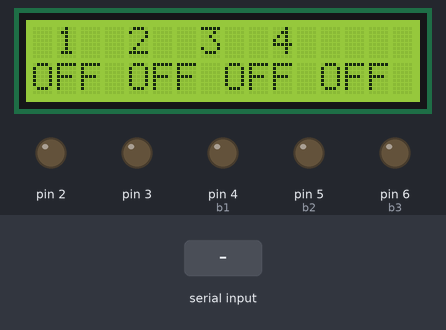
This sketch was run on a simulated Arduino Uno, built with avr-gcc and run on an emulated ATmega328P. Shown: 16×2 character LCD, output pins drawn as LEDs (lit = HIGH). Inputs (shaded band) come from the test bench. What the sketch prints to the serial monitor is not drawn.

Above: at 13.3 s.
13.4 s: "all on" received over Serial
At 14.4 s:
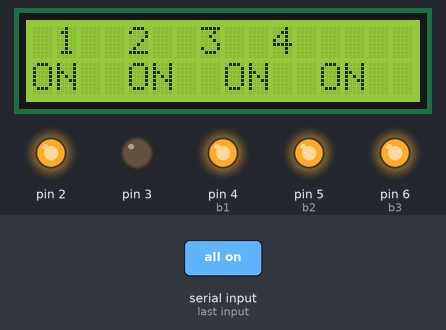
17.1 s: "b1 off" received over Serial
At 18.3 s:
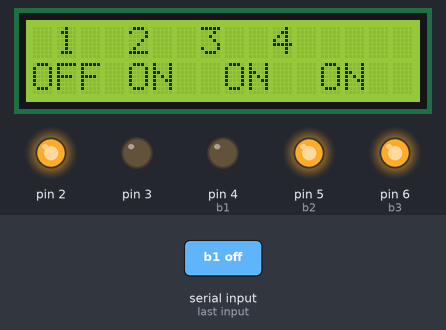
18.6 s: "b2 off" received over Serial
At 19.5 s:
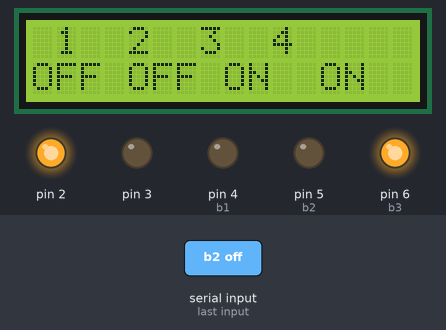
20.1 s: "b1 on" received over Serial
At 20.7 s:
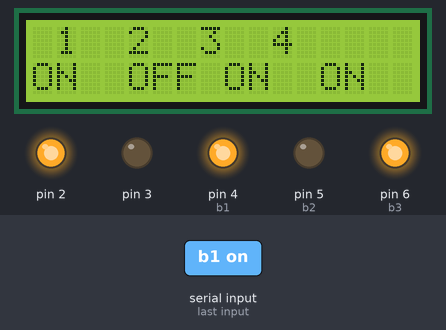
21.6 s: "b3 off" received over Serial
At 21.9 s:
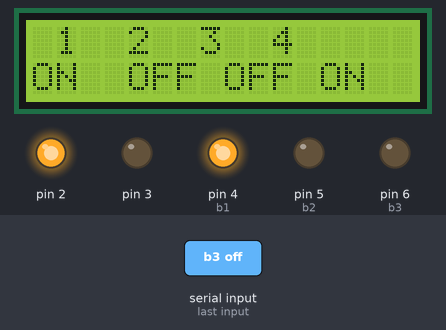
Timing chart, 0 to 24.1 s (numbered marks = the images above; inputs shaded):
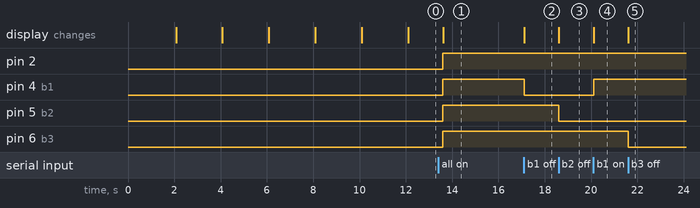

Measured:
- after the input at 13.4 s, pin 2, pin 4 (b1), pin 5 (b2), pin 6 (b3): LOW → HIGH after 0.20 s; the display: changes after 0.21 s (image 1)
- after the input at 17.1 s, pin 4 (b1): HIGH → LOW at once; the display: changes at once (image 2)
- after the input at 18.6 s, pin 5 (b2): HIGH → LOW at once; the display: changes at once (image 3)
- after the input at 20.1 s, pin 4 (b1): LOW → HIGH at once; the display: changes at once (image 4)
- after the input at 21.6 s, pin 6 (b3): HIGH → LOW at once; the display: changes at once (image 5)

The sketch:

Source_code.ino
```cpp
#include <LiquidCrystal.h>
LiquidCrystal lcd(8, 9, 10, 11, 12, 13);
#define b1 4
#define b2 5
#define b3 6

int tx=1;
int rx=0;
char inSerial[15];

int val =200;
void setup(){
Serial.begin(9600);
pinMode(b1, OUTPUT);
pinMode(b2, OUTPUT);
pinMode(b3, OUTPUT);
pinMode(2, OUTPUT);
pinMode(3, OUTPUT);
pinMode(tx, OUTPUT);
pinMode(rx, INPUT);
digitalWrite(b1, LOW);
digitalWrite(b2, LOW);
digitalWrite(b3, LOW);
analogWrite(2,0);
analogWrite(3,0);
lcd.begin(16, 2);
lcd.clear();
lcd.print("esd lab cbit");
lcd.setCursor(0,1);
lcd.print("ece2 90,106,87");
delay(2000);
lcd.clear();
lcd.print("sorry mam for ");
lcd.setCursor(0,1);
lcd.print("late submission");
delay(2000);
lcd.clear();
lcd.print("please consider ");
lcd.setCursor(0,1);
lcd.print("our project");
delay(2000);
lcd.clear();
lcd.print("HOME AUTOMATION ");
lcd.setCursor(0,1);
lcd.print("USING BLUETOOTH");
delay(2000);
lcd.clear();
lcd.print("1. Bulb  b1");
lcd.setCursor(0,1);
lcd.print("2. Bulb  b2");
delay(2000);
lcd.clear();
lcd.print("3. Bulb  b3");
lcd.setCursor(0,1);
lcd.print("4. Fan  f1");
delay(2000);
lcd.clear();
lcd.print(" 1  2  3  4");
lcd.setCursor(0,1);
lcd.print("OFF ");
lcd.setCursor(4,1);
lcd.print("OFF ");
lcd.setCursor(8,1);
lcd.print("OFF ");
lcd.setCursor(12,1);
lcd.print("OFF ");

}

void loop(){
int i=0;
int m=0;
delay(500);
if (Serial.available() > 0) {
while (Serial.available() > 0) {
inSerial[i]=Serial.read();
i++;
}
inSerial[i]='\0';
Check_Protocol(inSerial);
}}


void Check_Protocol(char inStr[]){
int i=0;
int m=0;
Serial.println(inStr);

if(!strcmp(inStr,"all on")){
digitalWrite(b1, HIGH);
digitalWrite(b2, HIGH);
digitalWrite(b3, HIGH);
analogWrite(2,val);
analogWrite(3,0);
Serial.println("ALL ON");
lcd.setCursor(0,1);
lcd.print("ON ");
lcd.setCursor(4,1);
lcd.print("ON ");
lcd.setCursor(8,1);
lcd.print("ON ");
lcd.setCursor(12,1);
lcd.print("ON ");
for(m=0;m<11;m++){
inStr[m]=0;}
i=0;}

if(!strcmp(inStr,"all off")){
digitalWrite(b1, LOW);
digitalWrite(b2, LOW);
digitalWrite(b3, LOW);
analogWrite(2,0);
analogWrite(3,0);
Serial.println("ALL OFF");

lcd.setCursor(0,1);
lcd.print("OFF ");
lcd.setCursor(4,1);
lcd.print("OFF ");
lcd.setCursor(8,1);
lcd.print("OFF ");
lcd.setCursor(12,1);
lcd.print("OFF ");
for(m=0;m<11;m++){
inStr[m]=0;}
i=0;}

if(!strcmp(inStr,"b1 on")){
digitalWrite(b1, HIGH);
Serial.println("b1 ON");
lcd.setCursor(0,1);
lcd.print("ON ");
for(m=0;m<11;m++){
inStr[m]=0;}
i=0;}

if(!strcmp(inStr,"b1 off")){
digitalWrite(b1, LOW);
Serial.println("b1 OFF");
lcd.setCursor(0,1);
lcd.print("OFF ");
for(m=0;m<11;m++){
inStr[m]=0;}
i=0;}

if(!strcmp(inStr,"b2 on")){

digitalWrite(b2, HIGH);
Serial.println("b2 ON");
lcd.setCursor(4,1);
lcd.print("ON ");
for(m=0;m<11;m++){
inStr[m]=0;}
i=0;}

if(!strcmp(inStr,"b2 off")){

digitalWrite(b2, LOW);
Serial.println("b2 OFF");
lcd.setCursor(4,1);
lcd.print("OFF ");
for(m=0;m<11;m++){
inStr[m]=0;}
i=0;}
if(!strcmp(inStr,"b3 on")){

digitalWrite(b3, HIGH);
Serial.println("b3 ON");
lcd.setCursor(8,1);
lcd.print("ON ");
for(m=0;m<11;m++){
inStr[m]=0;}
i=0;}

if(!strcmp(inStr,"b3 off")){

digitalWrite(b3, LOW);
Serial.println("b3 OFF");
lcd.setCursor(8,1);
lcd.print("OFF ");
for(m=0;m<11;m++){
inStr[m]=0;}
i=0;}
if(!strcmp(inStr,"f1 on")){
analogWrite(2,val);
analogWrite(3,0);

Serial.println("f1 ON");
lcd.setCursor(12,1);
lcd.print("ON ");
for(m=0;m<11;m++){
inStr[m]=0;}
i=0;}

if(!strcmp(inStr,"f1 off")){
analogWrite(2,0);
analogWrite(3,0);

Serial.println("f1 OFF");
lcd.setCursor(12,1);
lcd.print("OFF ");
for(m=0;m<11;m++){
inStr[m]=0;}
i=0;}

else{
for(m=0;m<11;m++){
inStr[m]=0;
}
i=0;

}}
```
